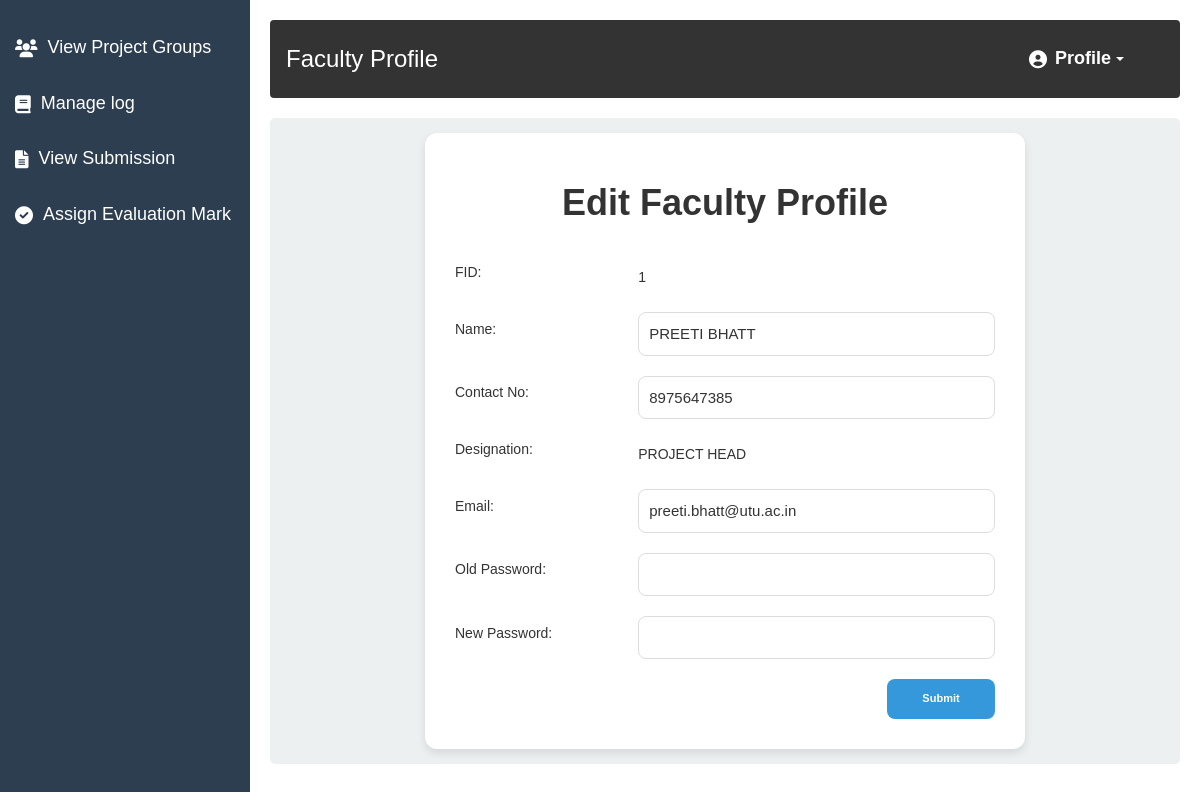
The page /F-ProfileEdit.php (signed in) on the database its author committed.
### tables this page shows
CREATE TABLE `faculty` (
  `fid` int(11) NOT NULL,
  `fname` varchar(50) NOT NULL,
  `contactnumber` bigint(11) NOT NULL,
  `designation` varchar(50) NOT NULL,
  `email` varchar(100) NOT NULL,
  `password` varchar(500) NOT NULL
);

### F-ProfileEdit.php (the view, shortened to what this page needs)
<?php
include 'connection.php';
$lid = $_SESSION['id'];
$select = "select * from faculty where fid='$lid'";
$sdata = mysqli_query($c, $select);
$r = mysqli_fetch_assoc($sdata);
?>
<!DOCTYPE html>
<html lang="en">
    <head>
        <link rel="stylesheet" href="https://maxcdn.bootstrapcdn.com/bootstrap/3.4.1/css/bootstrap.min.css">
        <link rel="stylesheet" href="https://maxcdn.bootstrapcdn.com/bootstrap/3.4.1/css/bootstrap.min.css">
        <link rel="stylesheet" href="https://maxcdn.bootstrapcdn.com/bootstrap/3.4.1/css/bootstrap.min.css">
        <link rel="stylesheet" href="https://cdnjs.cloudflare.com/ajax/libs/font-awesome/6.0.0-beta3/css/all.min.css">
    </head>
    <body>
        <div class="sidebar">
            <a href="F-ViewGroups.php"><i class="fas fa-users"></i><p>View Project Groups</p></a>
            <a href="F-ManageLog.php"><i class="fas fa-book"></i><p>Manage log</p></a>
            <a href="F-ViewSubmission.php"><i class="fas fa-file-alt"></i><p>View Submission</p></a>
            <a href="F-AssignEMarks.php"><i class="fas fa-check-circle"></i><p>Assign Evaluation Mark</p></a>
        </div>
        <div class="main-content">
            <div class="navbar">
                <h1 style="margin:0px;padding: 0px;width: 200px;">Faculty Profile</h1>
                <div class="nav-links">
                    <div class="dropdown">
                        <button class="profile-btn" class="dropdown-toggle" type="button" data-toggle="dropdown">
                            <i class="fas fa-user-circle"></i> Profile <span class="caret"></span>
                        </button>
                    </div>
                </div>
            </div>
            <div class="section">
                <form method="POST" id="frmsubmit">
                    <table>
                        <tr>
                            <td colspan="4"><h1 class="h1">Edit Faculty Profile</h1></td>
                        </tr>
                        <tr>
                            <td><p>FID:</p></td>
                            <td colspan="3"><?php echo $r['fid'] ?></td>
                        </tr>
                        <tr>
                            <td><p>Name:</p></td>
                            <td colspan="3"><input type="text" id="name" name="name" value="<?php echo $r['fname']?>" required></td>
                        </tr>
                        <tr>
                            <td><p>Contact No:</p></td>
                            <td colspan="3"><input type="number" id="contact" name="contact" value="<?php echo $r['contactnumber']?>" required></td>
                        </tr>
                        <tr>
                            <td><p>Designation:</p></td>
                            <td colspan="3"><?php echo $r['designation'] ?></td>
                        </tr>
                        <tr>
                            <td><p>Email:</p></td>
                            <td colspan="3"><input type="email" id="email" name="email" value="<?php echo $r['email']?>" required></td>
                        </tr>
                        <tr>
                            <td><p>Old Password:</p></td>
                            <td colspan="3"><input type="password" id="old_password" name="old_password" required></td>
                        </tr>
                        <tr>
                            <td><p>New Password:</p></td>
                            <td colspan="3"><input type="password" id="new_password" name="new_password" required></td>
                        </tr>
                        <tr>
                            <td colspan="4" align="right">
                                <button type="submit" name="submit" value="submit" id="btnSubmit">Submit</button>
                            </td>
                        </tr>
                    </table>
                </form>
            </div>
        </div>
    </body>
</html>

### F-ProfileEdit.php (style rules this page uses)
* { margin: 0; padding: 0; box-sizing: border-box; }
.sidebar p { margin: 0px; padding: 0px; }
body { font-family: Arial, sans-serif; background-color: #f4f4f4; }
.navbar { background-color: #333; color: #fff; padding: 15px; display: flex; align-items: center; }
.navbar h1 { margin-left: 20px; font-size: 24px; }
.nav-links { display: flex; margin-right: 20px; }
.sidebar { width: 250px; background-color: #2c3e50; position: fixed; height: 100%; padding-top: 20px; overflow-y: auto; }
.sidebar a { padding: 15px; text-decoration: none; font-size: 18px; color: #fff; display: block; display: flex; align-items: center; }
.sidebar a i { margin-right: 10px; }
.main-content { margin-left: 250px; padding: 20px; background-color: #fff; height: 100vh; }
.section { background-color: #ecf0f1; padding: 15px; margin-bottom: 20px; border-radius: 5px; }
button { padding: 10px 15px; background-color: #2980b9; color: #fff; border: none; cursor: pointer; border-radius: 5px; }
i { font-size: 18px; }
.profile-btn { background-color: transparent; color: white; border: none; padding: 10px 20px; font-size: 18px; cursor: pointer; display: flex; align-items: center; }
.profile-btn i { margin-right: 8px; }
.caret { border-top: 4px solid white; margin-left: 5px; }
form { padding: 20px; border-radius: 12px; max-width: 600px; width: 100%; margin: auto; box-shadow: 0 4px 8px rgba(0, 0, 0, 0.1); animation: fadeIn 1s ease-in-out; background-color: #fff; }
.h1 { text-align: center; margin-bottom: 20px; color: #333; font-weight: 600; }
table { width: 100%; border-spacing: 10px; margin: auto; }
td { padding: 10px; vertical-align: middle; }
input[type="number"], input[type="text"], input[type="email"], input[type="password"] { width: 100%; padding: 10px; border: 1px solid #ddd; border-radius: 8px; outline: none; font-size: 15px; transition: all 0.3s ease; }
button { width: 20%; padding: 12px; background-color: #3498DB; color: #fff; border: none; border-radius: 8px; font-size: 1.1rem; font-weight: 600; cursor: pointer; transition: background-color 0.3s ease, transform 0.2s ease; }

### rows shown on the page
faculty: fid "1", name "PREETI BHATT", contact "8975647385", designation "PROJECT HEAD", email "preeti.bhatt@utu.ac.in"
